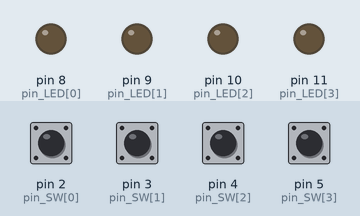
Recording of a sketch running on a simulated Arduino Uno, built with avr-gcc and run on an emulated ATmega328P. On the bench: output pins drawn as LEDs (lit = HIGH). Dashed ring = blinking. The inputs (shaded band) are chosen by the test bench; at power-on: pin 2 (pin_SW[0]), pin 3 (pin_SW[1]), pin 4 (pin_SW[2]), pin 5 (pin_SW[3]) LOW.

Above: at 1.2 s.
1.3 s: pin 4 (pin_SW[2]) pulled HIGH for 1 s
At 1.42 s:
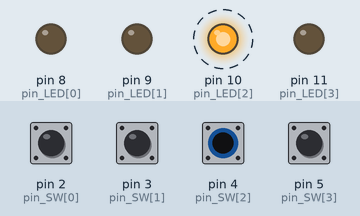
3.8 s: pin 5 (pin_SW[3]) pulled HIGH for 1 s
At 3.86 s:
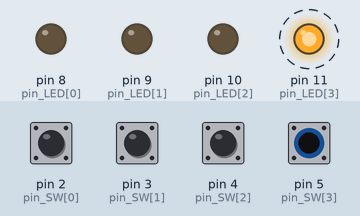
6.8 s: pin 2 (pin_SW[0]) pulled HIGH for 0.15 s
At 7.6 s:
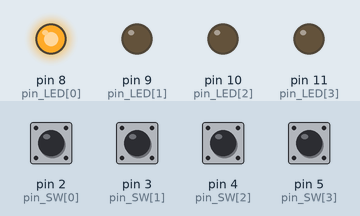
9.3 s: pin 3 (pin_SW[1]) pulled HIGH for 0.15 s
At 9.7 s:
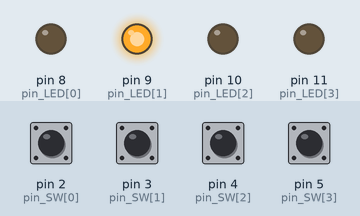
Timing chart, 0 to 12.3 s (numbered marks = the images above; inputs shaded):
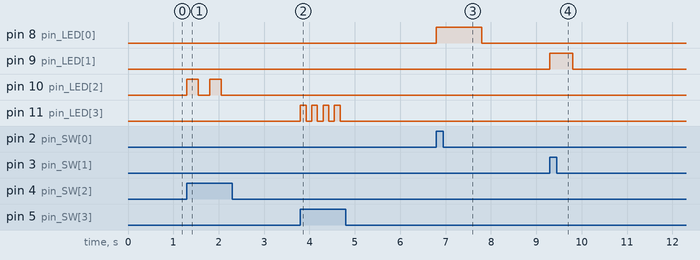

Measured:
- after the input at 1.3 s, pin 10 (pin_LED[2]): alternates HIGH for 0.25 s and LOW for 0.25 s, 4 changes in all, then stays LOW, starting at once
- after the input at 3.8 s, pin 11 (pin_LED[3]): alternates HIGH for 0.13 s and LOW for 0.13 s, 8 changes in all, then stays LOW, starting at once
- after the input at 6.8 s, pin 8 (pin_LED[0]): LOW → HIGH at once, → LOW 1.0 s later
- after the input at 9.3 s, pin 9 (pin_LED[1]): LOW → HIGH at once, → LOW 0.50 s later

The sketch:

ex5.ino
```cpp
int pin_SW[4] = {2,3,4,5}; // pin_SW에 배열 4개 넣기
int pin_LED[4] = {8,9,10,11}; // pin_LED에 배열 4개 넣기
int k; // 변수 선언

void setup() {
   for(k=0; k<4; k++) {
   pinMode(pin_SW[k], INPUT); // pin_SW[0-3]사이 배열에 있는 값 입력
   pinMode(pin_LED[k], OUTPUT); // pin_LED[0-3]사이 배열에 있는 값 출력
   }
}
void loop() {
   if(digitalRead(pin_SW[0])==1){ // pin_SW[0]번 핀이 눌리면 작동 하는 if문
   digitalWrite(pin_LED[0], HIGH); // pin_LED[0] ON
   delay(1000); // 1초간 delay
   digitalWrite(pin_LED[0], LOW);// pin_LED[0] OFF
   delay(1000);// 1초간 delay
   }
   else if(digitalRead(pin_SW[1])==1){ // pin_SW[1]번 핀이 눌리면 작동 하는 else if문
   digitalWrite(pin_LED[1], HIGH);// pin_LED[1] ON
   delay(500);// 0.5초간 delay
   digitalWrite(pin_LED[1], LOW);// pin_LED[1] OFF
   delay(500);// 0.5초간 delay
   }
   else if(digitalRead(pin_SW[2])==1){ // pin_SW[2]번 핀이 눌리면 작동 하는 else if문
   digitalWrite(pin_LED[2], HIGH);// pin_LED[2] ON
   delay(250);// 0.25초간 delay
   digitalWrite(pin_LED[2], LOW);// pin_LED[2] OFF
   delay(250);// 0.25초간 delay
   }
   else if(digitalRead(pin_SW[3])==1){// pin_SW[3]번 핀이 눌리면 작동 하는 else if문
   digitalWrite(pin_LED[3], HIGH);// pin_LED[3] ON
   delay(125);// 0.125초간 delay
   digitalWrite(pin_LED[3], LOW);// pin_LED[3] OFF
   delay(125);// 0.125초간 delay
   }
   else { // 아무 핀도 작동하지 않을 때 작동하는 else 문
    for(k=0; k<4; k++){
    digitalWrite(pin_LED[k], LOW); // pin_LED[0-3] OFF
    }
   }
}
```
